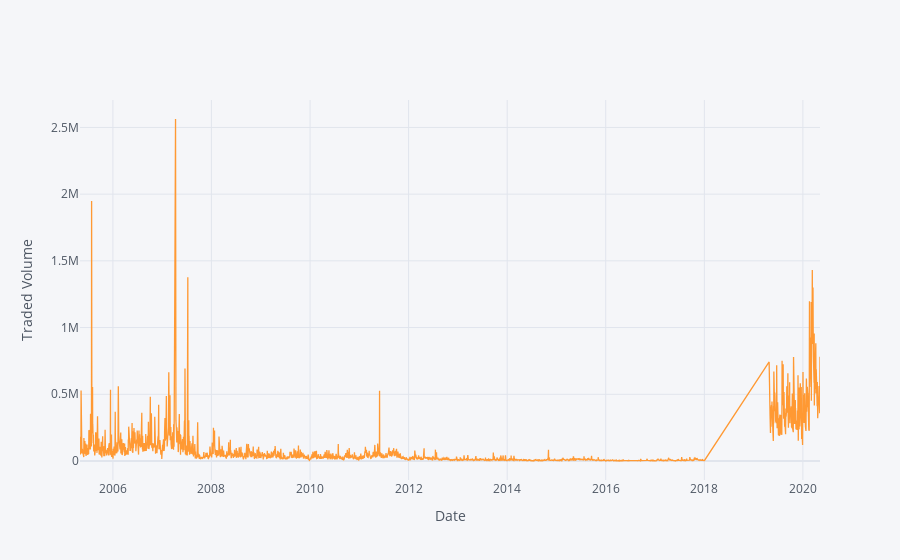

This figure's notebook cell:
### Code cell
df.iplot(kind='line',x='Date',y='Traded Volume',xTitle='Date',yTitle='Traded Volume')

### Figure 1 — Plotly figure (JSON) as saved in the notebook; plotly's stock layout.template omitted (floating-point values rounded to 4 significant figures; data arrays with more than 128 entries replaced by an {"elided": "..."} marker saying what was removed)
{"data": [{"line": {"color": "rgba(255, 153, 51, 1.0)", "dash": "solid", "shape": "linear", "width": 1.3}, "mode": "lines", "name": "Traded Volume", "text": "", "type": "scatter", "x": {"elided": "3480 str values"}, "y": {"elided": "3480 float values"}}], "layout": {"legend": {"bgcolor": "#F5F6F9", "font": {"color": "#4D5663"}}, "paper_bgcolor": "#F5F6F9", "plot_bgcolor": "#F5F6F9", "title": {"font": {"color": "#4D5663"}}, "xaxis": {"gridcolor": "#E1E5ED", "showgrid": true, "tickfont": {"color": "#4D5663"}, "title": {"font": {"color": "#4D5663"}, "text": "Date"}, "zerolinecolor": "#E1E5ED"}, "yaxis": {"gridcolor": "#E1E5ED", "showgrid": true, "tickfont": {"color": "#4D5663"}, "title": {"font": {"color": "#4D5663"}, "text": "Traded Volume"}, "zerolinecolor": "#E1E5ED"}}}
